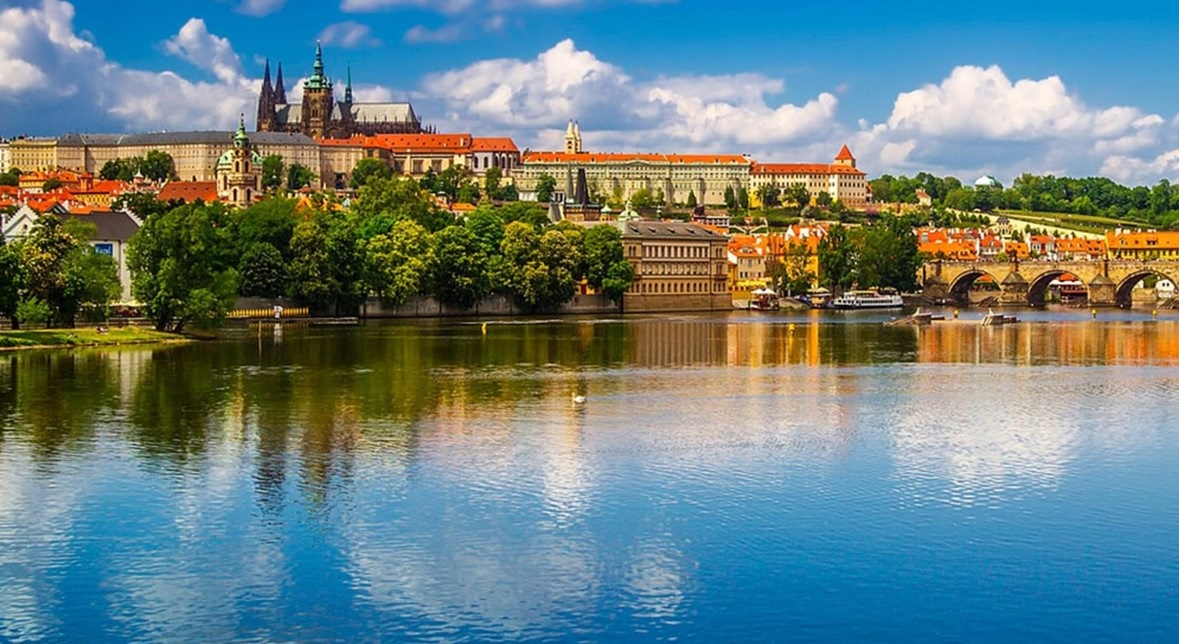
#> input picture prague.jpg, 1179 x 644 px
$ python colorChanger.py
#> lines starting #> are read from the running program, lines starting #| are printed output that depends on the picture; after the words box and inside, x2 and y2 are one past the last pixel; in counts of white or black regions, pixels touching at a corner belong together
import numpy as np
import cv2

HUE = 1
VALUE = 2


def change_hv(src, hue_or_value, num, lower, upper):
    """
    :param src: source image
    :param hue_or_value: channel to change, hue = 1, value = 2
    :param num: amount to add to hue or value
    :param lower: lower limit to range of color
    :param upper: upper limit to range of color
    :return: changed image
    """
#> called with hue_or_value = 1, num = 80, lower = array of shape (3,), upper = array of shape (3,)
    hsv = cv2.cvtColor(src, cv2.COLOR_BGR2HSV)
#> hsv: shape (322, 590, 3); mean H, S, V 67.7, 140.5, 157.6
    # black and white
    mask = cv2.inRange(hsv, lower, upper)
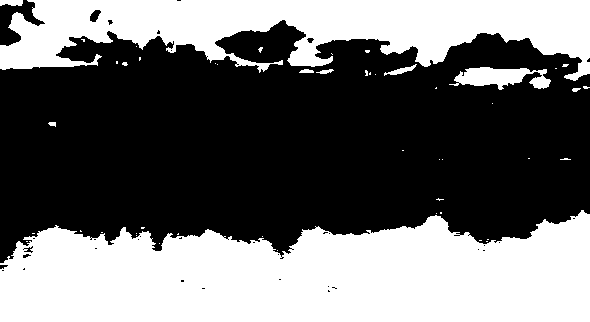
#> mask: shape (322, 590); 42.7% white; 49 white regions (40 under 20 px), largest, box (x1, y1, x2, y2) and area: (0, 210, 590, 322) 51700, (0, 0, 590, 81) 27471, (449, 67, 551, 90) 1353
    cv2.imshow('mask', mask)
    # colored
    res_mask = cv2.bitwise_and(src, src, mask=mask)
    h, s, v = cv2.split(cv2.cvtColor(res_mask, cv2.COLOR_BGR2HSV))
    if hue_or_value == 1:
        h = np.mod(h + num, 180).astype(np.uint8)
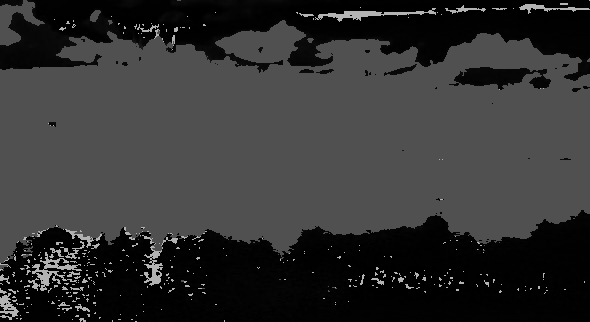
#> h: shape (322, 590); min 0, max 179, mean 50.6
    elif hue_or_value == 2:
        v = np.clip(v - num, 0, 255).astype(np.uint8)
    else:
        return 'wrong input'
    merged = cv2.cvtColor(cv2.merge([h, s, v]), cv2.COLOR_HSV2BGR)
    img1_bg = cv2.bitwise_and(src, src, mask=cv2.bitwise_not(mask))
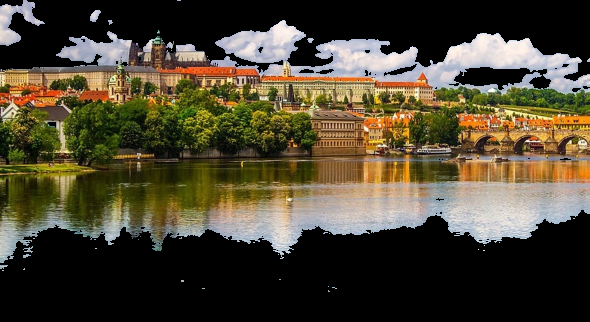
#> img1_bg: shape (322, 590, 3); mean B, G, R 50.4, 68.7, 76.2
    cv2.imshow('back', img1_bg)
    img2_fg = cv2.bitwise_and(merged, merged, mask=mask)
    cv2.imshow('frnt', img2_fg)
    res = cv2.add(img1_bg, img2_fg)
    return res


def main():
    lower_blue = np.array([95, 50, 50])
    upper_blue = np.array([130, 255, 255])

    lower_green = np.array([30, 50, 50])
    upper_green = np.array([80, 255, 255])

    img = cv2.resize(cv2.imread("prague.jpg"), (0, 0), None, .50, .50)

    blue_red = change_hv(img, HUE, 80, lower_blue, upper_blue)
    green_bright = change_hv(blue_red, VALUE, 100, lower_green, upper_green)
#> call 2 of change_hv, with hue_or_value = 2, num = 100, lower = array of shape (3,), upper = array of shape (3,)
#> in change_hv (call 2), `hsv = cv2.cvtColor(src, cv2.COLOR_BGR2HSV)`: hsv: shape (322, 590, 3); mean H, S, V 29, 140.7, 157.6
#> in change_hv (call 2), `mask = cv2.inRange(hsv, lower, upper)`: mask: shape (322, 590); 7.9% white; 336 white regions (291 under 20 px), largest, box (x1, y1, x2, y2) and area: (155, 80, 277, 152) 2993, (62, 97, 157, 160) 2241, (434, 86, 590, 114) 2128
#> in change_hv (call 2), `merged = cv2.cvtColor(cv2.merge([h, s, v]), cv2.COLOR_HSV2BGR)`:
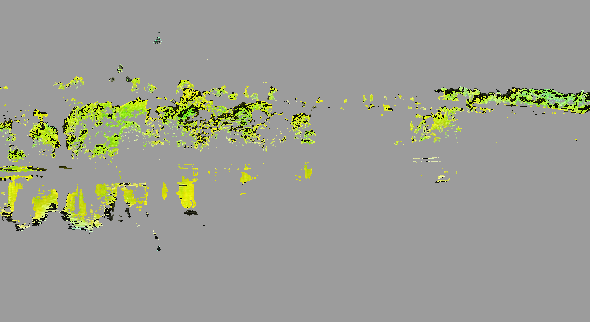
#> merged: shape (322, 590, 3); mean B, G, R 147.2, 157.6, 155.7
#> in change_hv (call 2), `img2_fg = cv2.bitwise_and(merged, merged, mask=mask)`:
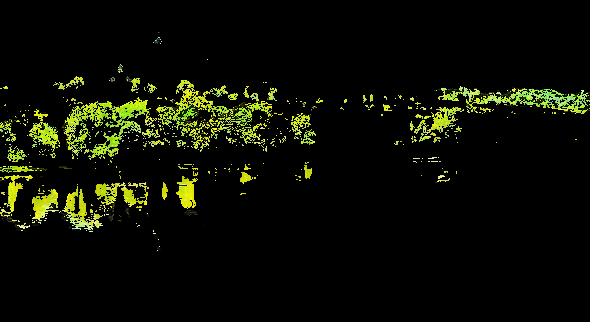
#> img2_fg: shape (322, 590, 3); mean B, G, R 3.5, 13.9, 12
#> in change_hv (call 2), `res = cv2.add(img1_bg, img2_fg)`:
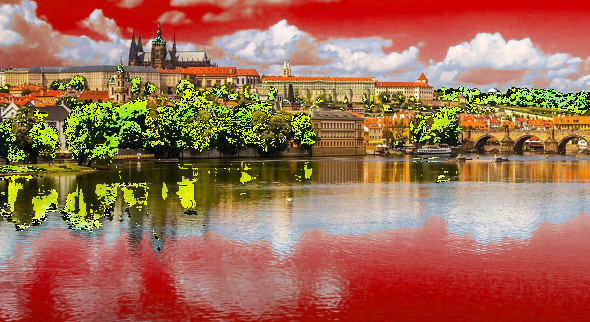
#> res: shape (322, 590, 3); mean B, G, R 80.4, 106.8, 160.8

    result = np.hstack((img, green_bright))
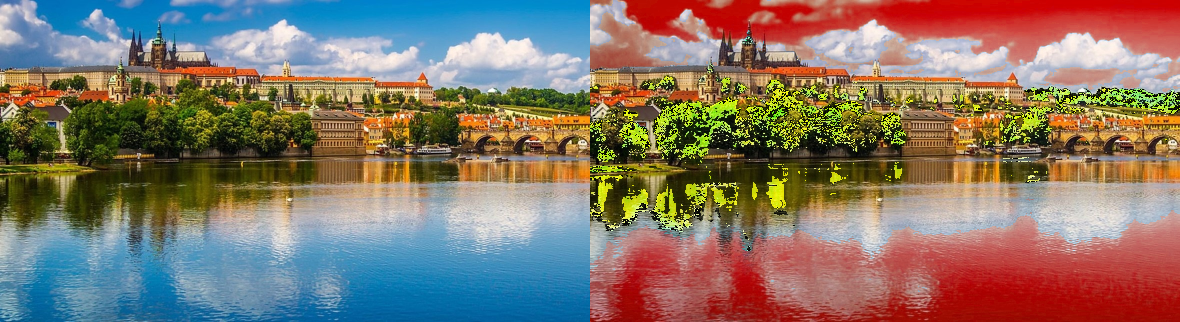
#> result: shape (322, 1180, 3); mean B, G, R 104.6, 117.6, 132.9
    cv2.imshow('Result', result)
    cv2.waitKey(0)
    cv2.destroyAllWindows()


if __name__ == "__main__":
    main()
